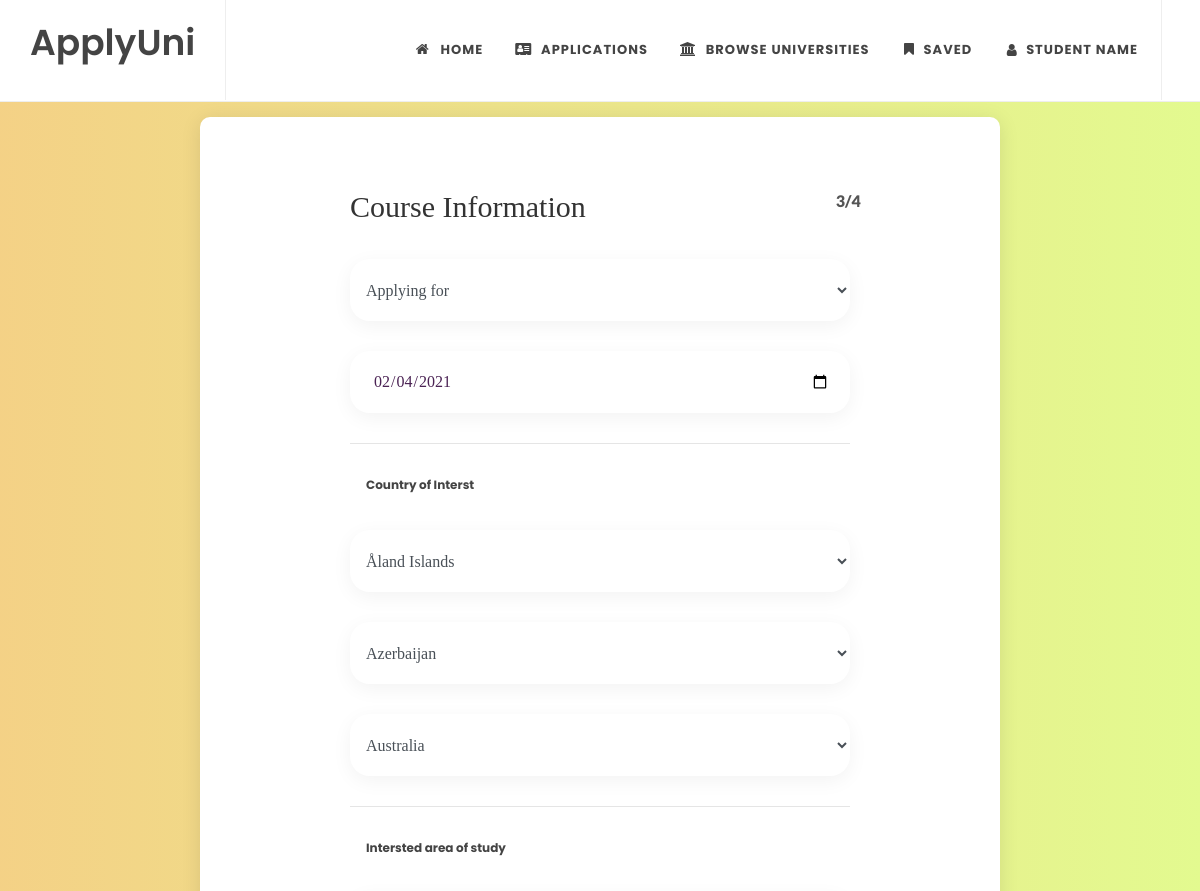
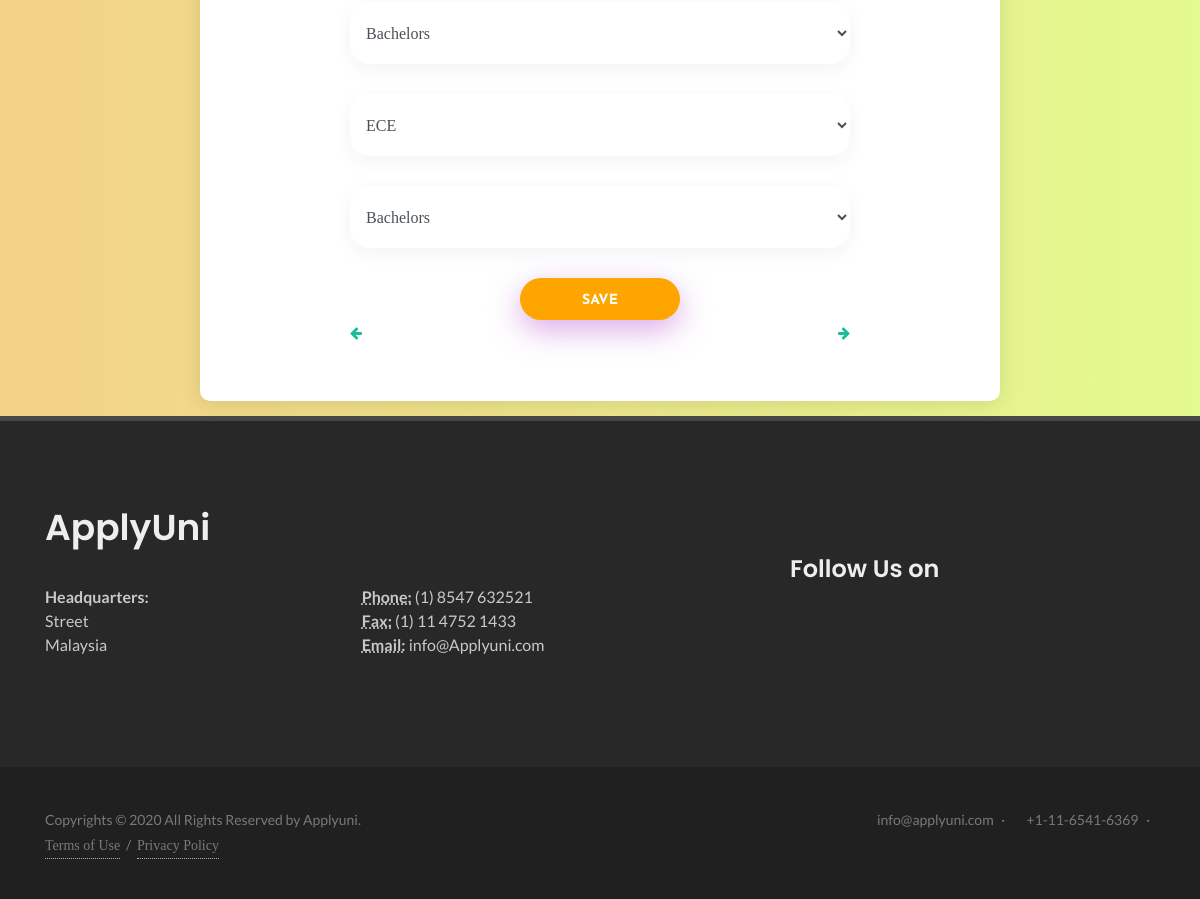
The page /stdcour (signed in) on the database its author committed (2 pictures, top to bottom).
### Portal/models/stddetail.py (models this page shows, shortened)
class Stdcour(models.Model):
    Email=models.EmailField()
    Applyingfor=models.CharField(max_length=50,null=True)
    Date=models.CharField(max_length=50,null=True)
    pcoun1=models.CharField(max_length=50,null=True)
    pcoun2=models.CharField(max_length=50,null=True)
    pcoun3=models.CharField(max_length=50,null=True)
    pcour4=models.CharField(max_length=50,null=True)
    pcour5=models.CharField(max_length=50,null=True)
    pcour6=models.CharField(max_length=50,null=True)
    @staticmethod
    def get_stdcour_by_email(Email):
            try:
                return Stdcour.objects.get(Email=Email)
            except:
                False

### Portal/views/stdprofile.py (the view, shortened to what this page needs)
# urls.py: path('stdcour',stdcour.as_view(),name='stdcour'),
class stdcour(View):
    def get(self,request):
        data={}
        student=Student.get_student_by_email(request.session['Email'])
        if(student):
            stdcour=Stdcour.get_stdcour_by_email(student.Email)
        if(stdcour):
            value={'Applyingfor':stdcour.Applyingfor,'Date':stdcour.Date,'pcoun1':stdcour.pcoun1,'pcoun2':stdcour.pcoun2,'pcoun3':stdcour.pcoun3,'pcour4':stdcour.pcour4,'pcour5':stdcour.pcour5,'pcour6':stdcour.pcour6}
            data={'value':value}
        return render(request,'Contactform_v9/course.html',data)

### Portal/templates/Contactform_v9/course.html (shortened to what this page needs)
{% load static %}
<!DOCTYPE html>
<html lang="en">
  <head>
    <link
      rel="stylesheet"
      href="https://stackpath.bootstrapcdn.com/font-awesome/4.7.0/css/font-awesome.min.css"
    />
    <link
      rel="stylesheet"
      type="text/css"
      href="{% static 'vendor/bootstrap/css/bootstrap.min.css' %}"
    />
    <link
      rel="stylesheet"
      type="text/css"
      href="{% static 'fonts/font-awesome-4.7.0/css/font-awesome.min.css' %}"
    />
    <link
      rel="stylesheet"
      type="text/css"
      href="{% static 'fonts/iconic/css/material-design-iconic-font.min.css' %}"
    />
    <link
      rel="stylesheet"
      type="text/css"
      href="{% static 'vendor/animate/animate.css' %}"
    />
    <link
      rel="stylesheet"
      type="text/css"
      href="{% static 'vendor/css-hamburgers/hamburgers.min.css' %}"
    />
    <link
      rel="stylesheet"
      type="text/css"
      href="{% static 'vendor/animsition/css/animsition.min.css' %}"
    />
    <link
      rel="stylesheet"
      type="text/css"
      href="{% static 'vendor/select2/select2.min.css' %}"
    />
    <link
      rel="stylesheet"
      type="text/css"
      href="{% static 'vendor/daterangepicker/daterangepicker.css' %}"
    />
    <link rel="stylesheet" type="text/css" href="{% static 'css/util.css' %}" />
    <link rel="stylesheet" type="text/css" href="{% static 'css/main.css' %}" />
  </head>
  <body>
    {% include 'Student_portal/Form_Nav.html' %}
    <div class="container-contact100">
      <div
        class="contact100-map"
        id="google_map"
        data-map-x="40.722047"
        data-map-y="-73.986422"
        data-pin="images/icons/map-marker.png"
        data-scrollwhell="0"
        data-draggable="1"
      ></div>
      <div class="wrap-contact100">
        <form
          class="contact100-form validate-form"
          action="/stdcour"
          method="POST"
        >
          <div class="row">
            <div class="col-lg-11 col-md-12">
              <span class="contact100-form-title"> Course Information </span>
            </div>
            <div class="col-lg-1 col-md-12">
              <span style="font-weight: 900">3/4</span>
            </div>
          </div>
          <div
            class="wrap-input100 validate-input rs1-wrap-input100"
            data-validate=""
          >
            <select
              id="inputState"
              class="form-control input100"
              style="border: none; height: 62px"
              name="Applyingfor"
            >
            {% if value.Applyingfor %}
            <option selected>Applying for</option>
            {% else %}
              <option selected>Applying For</option>
              {% endif %}
            </select>
            <div>
              <span class="focus-input100"></span>
            </div>
          </div>
          <div
            class="wrap-input100 validate-input rs1-wrap-input100"
            data-validate="Please enter your Intrest"
          >
            <input
              class="input100"
              type="date"
              name="Date"
              placeholder=""
              value="{{value.Date}}"
            />
            <span class="focus-input100"></span>
          </div>
          <hr />
          <h6 class="p-3">Country of Interst</h6>
          <div
            class="wrap-input100 validate-input rs1-wrap-input100"
            data-validate="Please enter your first name"
          >
            <select
              id="inputState"
              class="form-control input100"
              style="border: none; height: 62px"
              name="pcoun1"
              value="{{value.pcoun1}}"
            >
            {% if value.pcoun1 %}
            <option selected>{{value.pcoun1}}</option>
            {% else %}
              <option selected>Preferred Country 1</option>
              {% endif %}
            </select>
            <div>
              <span class="focus-input100"></span>
            </div>
          </div>
          <div
            class="wrap-input100 validate-input rs1-wrap-input100"
            data-validate="Please enter your Intrested Country"
          >
            <select
              id="inputState"
              class="form-control input100"
              style="border: none; height: 62px"
              name="pcoun2"
              value="{{value.pcoun2}}"
            >
            {% if value.pcoun2 %}
            <option selected>{{value.pcoun2}}</option>
            {% else %}
              <option selected>Preferred Country 2</option>
              {% endif %}
            </select>
            <div>
              <span class="focus-input100"></span>
            </div>
          </div>
          <div
            class="wrap-input100 validate-input rs1-wrap-input100"
            data-validate="Please enter your Intrested Country"
          >
            <select
              id="inputState"
              class="form-control input100"
              style="border: none; height: 62px"
              name="pcoun3"
              value="{{value.pcoun3}}"
            >
            {%if value.pcoun3 %}
            <option selected>{{value.pcoun3}}</option>
            {% else %}
              <option selected>Preferred Country 3</option>
              {% endif %}
            </select>
            <div>
              <span class="focus-input100"></span>
            </div>
          </div>
          <hr />
          <h6 class="p-3">Intersted area of study</h6>
          <div
            class="wrap-input100 validate-input rs1-wrap-input100"
            data-validate="Please enter your Intrested Country"
          >
            <select
              id="inputState"
              class="form-control input100"
              style="border: none; height: 62px"
              name="pcour4"
              value="{{value.pcour4}}"
            >
            {% if value.pcour4 %}
            <option selected>{{value.pcour4}}</option>
            {% else %}
              <option selected>Course 1</option>
              {% endif %}
            </select>
            <div>
              <span class="focus-input100"></span>
            </div>
          </div>
          <div
            class="wrap-input100 validate-input rs1-wrap-input100"
            data-validate="Please enter your Intrested Course"
          >
            <select
              id="inputState"
              class="form-control input100"
              style="border: none; height: 62px"
              name="pcour5"
              value="{{value.pcour5}}"
            >
            {% if value.pcour5 %}
            <option selected>{{value.pcour5}}</option>
            {% else %}
              <option selected>Course 2</option>
              {% endif %}
            </select>
            <div>
              <span class="focus-input100"></span>
            </div>
          </div>
          <div
            class="wrap-input100 validate-input rs1-wrap-input100"
            data-validate="Please enter your Intrested Course"
          >
            <select
              id="inputState"
              class="form-control input100"
              style="border: none; height: 62px"
              name="pcour6"
              value="{{value.pcour6}}"
            >
            {% if value.pcour6 %}
            <option selected>{{value.pcour6}}</option>
            {% else %}
              <option selected>Course 3</option>
              {% endif %}
            </select>
            <div>
              <span class="focus-input100"></span>
            </div>
          </div>
            <div style="display: flex; justify-content: center">
              <button class="contact100-form-btn" type="submit">save</button>
            </div>
            <div style="display: flex; justify-content: space-between">
              <div class="">
                  <a href="/stdacd">
                    <i class="fa fa-arrow-left"></i>
                  </a>
              </div>
              <div class="">
                <a href="/stdpro">
                    <i class="fa fa-arrow-right"></i>
                  </a>
              </div>
            </div>
          </div>
      </div>
        <footer id="footer" class="dark">
            <div class="container">
                <div class="footer-widgets-wrap">
                    <div class="row col-mb-50">
                        <div class="col-lg-8">
                            <div class="row col-mb-50">
                                <div class="col-md-10">
                                    <div class="widget clearfix">
                                        <h1>ApplyUni</h1>
                                        <div class="row" >
                                            <div class="col-lg-6 col-md-12">
                                                <address>
                                                    <strong>Headquarters:</strong><br>
                                                   Street<br>
                                                   Malaysia<br>
                                                </address>
                                            </div>
                                            <div class="col-lg-6 col-md-12">
                                                <abbr title="Phone Number"><strong>Phone:</strong></abbr> (1) 8547 632521<br>
                                            <abbr title="Fax"><strong>Fax:</strong></abbr> (1) 11 4752 1433<br>
                                            <abbr title="Email Address"><strong>Email:</strong></abbr> info@Applyuni.com
                                            </div>
                                        </div>
                                    </div>
                                </div>
                            </div>
                        </div>
                        <div class="col-lg-4">
                            <div class="row col-mb-50">
                                <div class="col-md-4 col-lg-12">
                                </div>
                               <div>
                                  <h3>Follow Us on</h3s>
                                  <div class="d-flex justify-content-center justify-content-md-end">
                <a href="#" class="social-icon si-small si-borderless si-facebook">
                  <i class="icon-facebook"></i>
                  <i class="icon-facebook"></i>
                </a>
                <a href="#" class="social-icon si-small si-borderless si-twitter">
                  <i class="icon-twitter"></i>
                  <i class="icon-twitter"></i>
                </a>
                <a href="#" class="social-icon si-small si-borderless si-gplus">
                  <i class="icon-gplus"></i>
                  <i class="icon-gplus"></i>
                </a>
                <a href="#" class="social-icon si-small si-borderless si-pinterest">
                  <i class="icon-pinterest"></i>
                  <i class="icon-pinterest"></i>
                </a>
                <a href="#" class="social-icon si-small si-borderless si-vimeo">
                  <i class="icon-vimeo"></i>
                  <i class="icon-vimeo"></i>
                </a>
                <a href="#" class="social-icon si-small si-borderless si-github">
                  <i class="icon-github"></i>
                  <i class="icon-github"></i>
                </a>
                <a href="#" class="social-icon si-small si-borderless si-yahoo">
                  <i class="icon-yahoo"></i>
                  <i class="icon-yahoo"></i>
                </a>
                <a href="#" class="social-icon si-small si-borderless si-linkedin">
                  <i class="icon-linkedin"></i>
                  <i class="icon-linkedin"></i>
                </a>
              </div>
                               </div>
                            </div>
                        </div>
                    </div>
                </div>
            </div>
            <div id="copyrights">
                <div class="container">
                    <div class="row col-mb-30">
                        <div class="col-md-6 text-center text-md-left">
                            Copyrights &copy; 2020 All Rights Reserved by Applyuni.<br>
                            <div class="copyright-links"><a href="#">Terms of Use</a> / <a href="#">Privacy Policy</a></div>
                        </div>
                        <div class="col-md-6 text-center text-md-right">
                             info@applyuni.com <span class="middot">&middot;</span> <i class="icon-headphones"></i> +1-11-6541-6369 <span class="middot">&middot;</span>
                        </div>
                    </div>
                </div>
            </div>
        </footer>
  </body>
</html>

### rows shown on the page
Stdcour: Applyingfor "Applying for", Date "02/04/2021", pcoun1 "Åland Islands", pcoun2 "Azerbaijan", pcoun3 "Australia", pcour4 "Bachelors", pcour5 "ECE", pcour6 "Bachelors"
